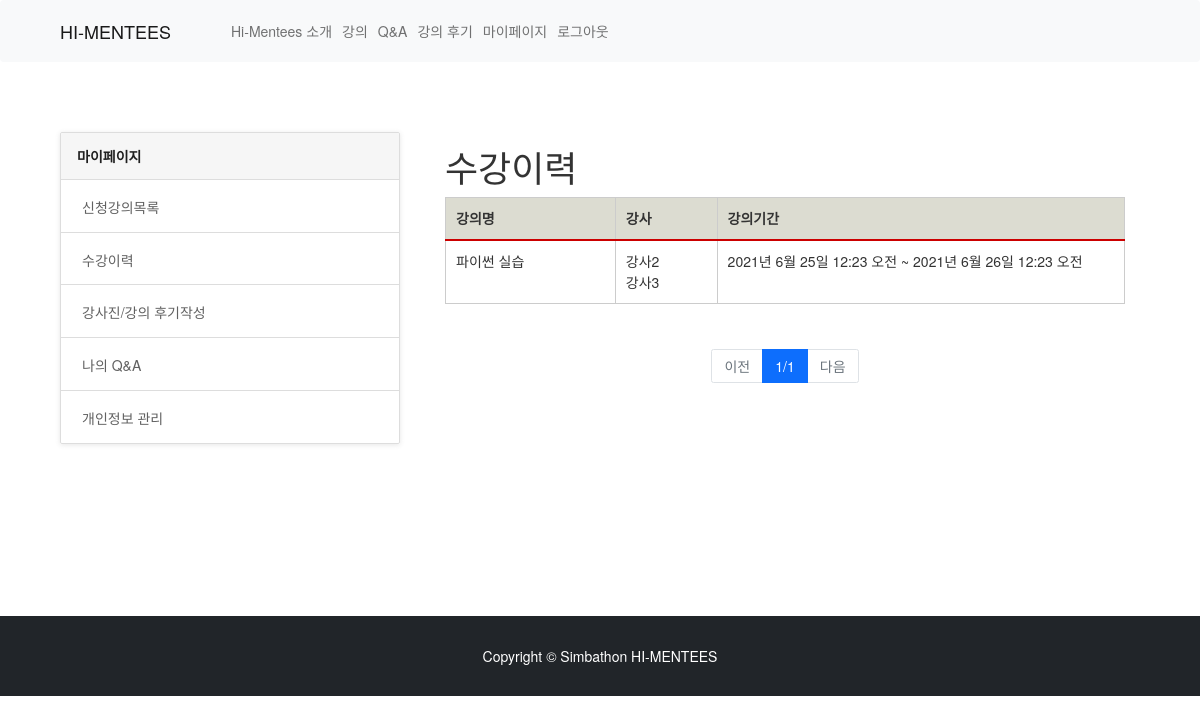
The app's page /myPage/finish_list/ (signed in), older data.
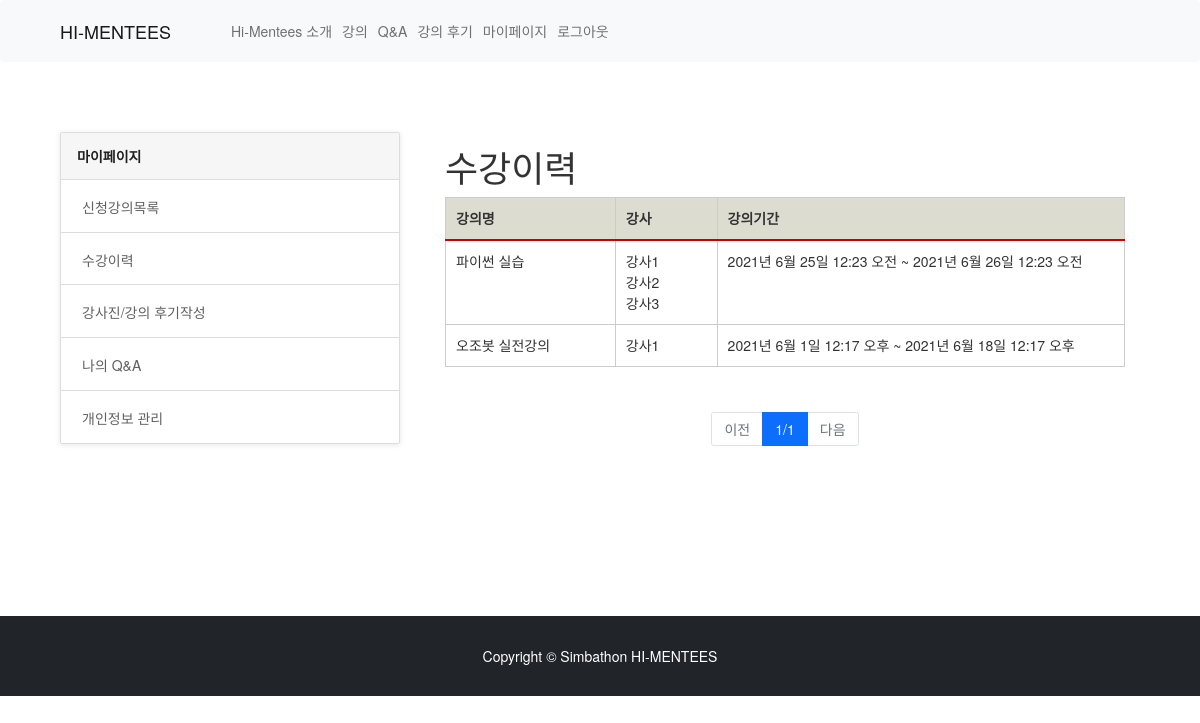
The same page, newer data.
### lecture/models.py (models this page shows, shortened)
class Lecture(models.Model):
    id=models.AutoField(primary_key=True)
    title=models.CharField(max_length=200)
    CATEGORY_CHOICE=(
        ('python','파이썬'),
        ('ozobot','오조봇'),
        ('entry','엔트리'),
        ('goorum','구름'),
        ('etc','기타'),
    )
    category = models.CharField(max_length=20,choices=CATEGORY_CHOICE, default="")
    body=models.TextField()
    LEVEL_CHOICE = (
    ('star1','1단계'),
    ('star2','2단계'),
    ('star3','3단계'),
    ('star4','4단계'),
    ('star5','5단계'),)
    level=models.CharField(max_length=10, choices=LEVEL_CHOICE)
    host=models.ManyToManyField(UserProfile, blank=True, related_name="host")
    app_start_date=models.DateTimeField()
    app_end_date=models.DateTimeField()
    thumbnail=models.ImageField(upload_to='images/',blank=True, null=True)
    lec_time=models.IntegerField(default=0)
    webex_address=models.CharField(max_length=50, default="#")
    schedule=models.ImageField(upload_to='images/',blank=True, null=True)
    enrol_students=models.ManyToManyField(settings.AUTH_USER_MODEL, blank=True, related_name="enrol")
    like_users=models.ManyToManyField(settings.AUTH_USER_MODEL, blank=True, related_name="like_lectures")
    SHOWMAIN_CHOICE = (
        ('인기강의', '인기강의'),
        ('일주일 내 시작될 강의', '일주일 내 시작될 강의'),)
    showmain_lecture = models.CharField(max_length=20, choices=SHOWMAIN_CHOICE, default='일주일 내 시작될 강의')
    class Meta:
        db_table='Lecture'

### accounts/models.py (models this page shows, shortened)
class UserProfile(models.Model):
    JOB_CHOICE = (
        ('학생', '학생'),
        ('강사', '강사'),
    )
    user = models.OneToOneField(User, on_delete=models.CASCADE)
    name = models.CharField(max_length=30, default='')
    email = models.EmailField(max_length=20,default='')
    job = models.CharField(max_length=2, choices= JOB_CHOICE)
    school = models.CharField(max_length=30, default='')
    grade = models.CharField(max_length=30, default='')
    school_id = models.CharField(max_length=30,default='')
    interests = models.CharField(max_length=30,default='')
    service_hour = models.IntegerField(default=0)
    admin_approved = models.BooleanField(default=False)
    class Meta:
        ordering = ['id']
        db_table = 'user_profile'
        verbose_name = 'User Profile'
        verbose_name_plural = 'User Profile'

### myPage/views.py (the view)
# urls.py: path('finish_list/',views.finish_list, name="finish_list"),
def finish_list(request):
    user = request.user
    now=datetime.now()
    lectures = Lecture.objects.filter(app_end_date__lte=now, enrol_students__in = [user]).order_by('-app_end_date')
    page = int(request.GET.get('p',1))
    paginator = Paginator(lectures,3)
    boards = paginator.get_page(page)
    return render(request, 'myPage/finish_list.html', {'lectures':lectures, 'boards':boards})

### myPage/templates/myPage/finish_list.html (shortened to what this page needs)
{% extends "base.html" %}
{% load static %}
{% block content %}
<link rel='stylesheet prefetch' href='https://maxcdn.bootstrapcdn.com/bootstrap/3.3.6/css/bootstrap.min.css'>
<link rel='stylesheet prefetch' href='https://files.krve.io/f/eyespot.css'>
<link rel='stylesheet prefetch' href='https://cdn.cloudcache.dk/materialdesignicons/1.6.50/css/materialdesignicons.min.css'>
<div class="container" style="margin-top: 5em; margin-bottom: 10em;">
    <div class="col-md-4">
      <ul class="list-group help-group">
        <div class="faq-list list-group nav nav-tabs">
          <a href="{% url 'myPage:mypage' %}" class="list-group-item active" role="tab" data-toggle="tab">
            마이페이지
          </a>
          <a href="{% url 'myPage:enrol_list' %}" class="list-group-item" role="tab" data-toggle="tab">
             신청강의목록
          </a>
          <a href="{% url 'myPage:finish_list' %}" class="list-group-item" role="tab" data-toggle="tab">
             수강이력
          </a>
          <a href="{% url 'myPage:review' %}" class="list-group-item" role="tab" data-toggle="tab">
             강사진/강의 후기작성
          </a>
          <a href="{% url 'myPage:qna' %}" class="list-group-item" role="tab" data-toggle="tab">
             나의 Q&A
          </a>
          <a href="{% url 'myPage:profile' %}" class="list-group-item" role="tab" data-toggle="tab">
             개인정보 관리
          </a>
        </div>
      </ul>
    </div>
    <div class="col-md-8">
        <div class="container-fluid">
            <h1 class="mt-4">수강이력</h1>
            <table class="profile" style="margin: 0 0 0 0; width: 100%;">
                <thead>
                <tr>
                  <th scope="cols"width=25%>강의명</th>
                  <th scope="cols" width=15%>강사</th>
                  <th scope="cols"width=60%>강의기간</th>
                </tr>
                </thead>
                <tbody>
                  {% for lecture in boards %}
                    <tr>
                     <td>{{lecture.title}}</td>
                     <td>
                      {% for i in lecture.host.all %}
                      {{i.name}}<br>
                      {% endfor %}
                    </td>
                     <td>{{lecture.app_start_date}} ~ {{lecture.app_end_date}}</td>
                    </tr>
                  {% endfor %}
                </tbody>
            </table>
            <br>
        </div>
        <div class = "row mt-2" style="text-align: center;">
            <div class = "col-12">
                <nav>
                    <ul class = "pagination justify-content-center">
                        {% if boards.has_previous %}
                            <li class = "page-item">
                                <a class = "page-link" href = "?p={{boards.previous_page_number}}">이전</a>
                            </li>
                        {% else %}
                            <li class = "page-item disabled">
                                <a class = "page-link disabled" href = "#">이전</a>
                            </li>
                        {% endif %}
                        <li class = "page-item active">
                            <a class = "page-link">{{boards.number}}/{{boards.paginator.num_pages}}</a>
                        </li>
                        {% if boards.has_next %}
                            <li class = "page-item">
                                <a class = "page-link" href = "?p={{boards.next_page_number}}">다음</a>
                            </li>
                        {% else %}
                            <li class = "page-item disabled">
                                <a class = "page-link disabled" href = "#">다음</a>
                            </li>
                        {% endif %}
                    </ul>
                </nav>
            </div>
        </div>
    </div>
</div>
{%endblock%}

Row changes from the older to the newer data that the page shows:
now on this page (row edited): UserProfile: name "강사1"
added Lecture: title "오조봇 실전강의", app_start_date "2021년 6월 1일 12:17 오후", app_end_date "2021년 6월 18일 12:17 오후"
